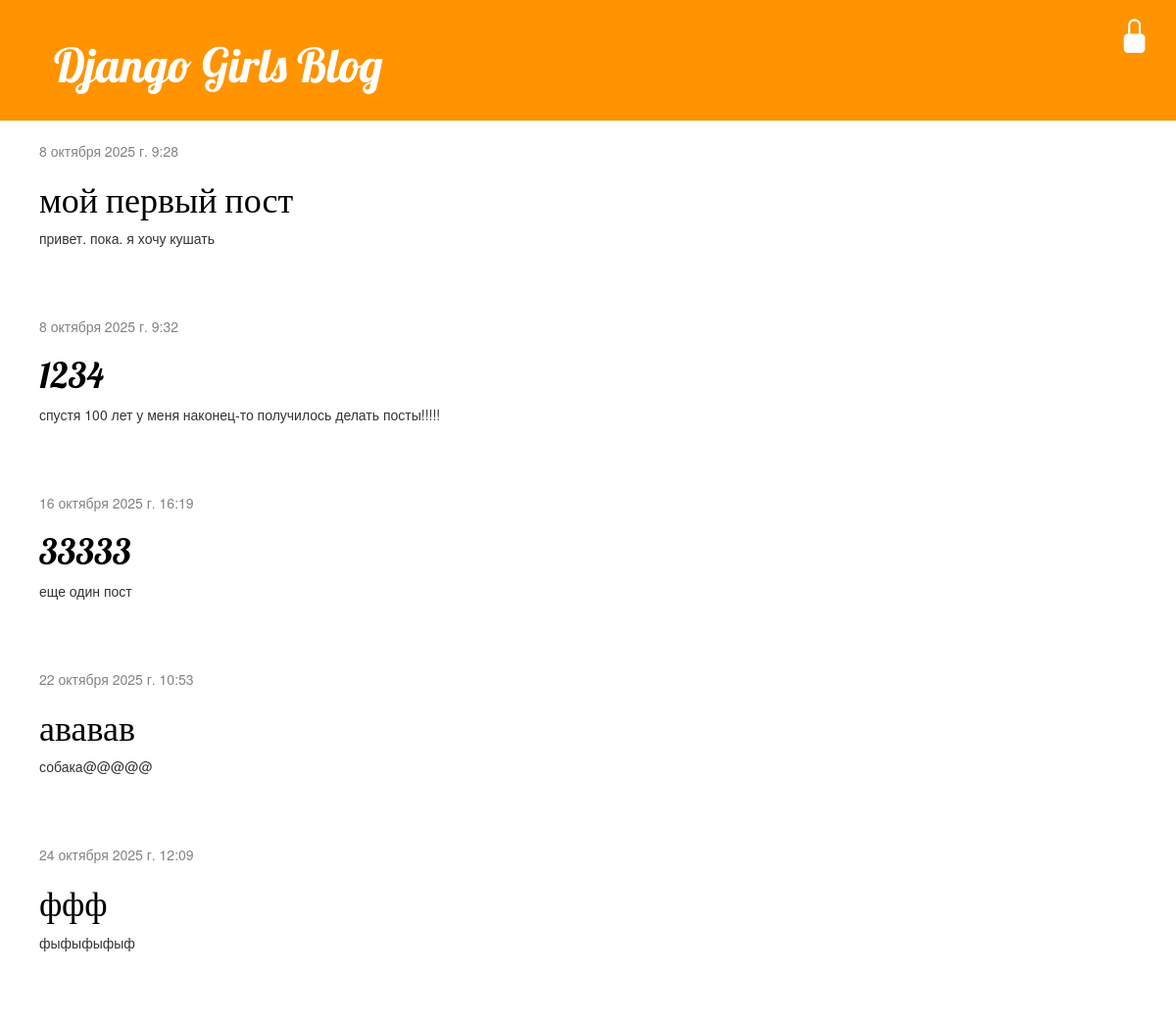
The page / on the database its author committed.
### blog/models.py (models this page shows, shortened)
class Post(models.Model):
    author = models.ForeignKey(settings.AUTH_USER_MODEL, on_delete=models.CASCADE)
    title = models.CharField(max_length=200)
    text = models.TextField()
    created_date = models.DateTimeField(default=timezone.now)
    published_date = models.DateTimeField(blank=True, null=True)

### blog/views.py (the view)
# urls.py: path('', views.post_list, name='post_list'),
def post_list(request):
    posts = Post.objects.filter(published_date__lte=timezone.now()).order_by('published_date')
    return render(request, 'blog/post_list.html', {'posts': posts})

### blog/templates/blog/post_list.html
{% extends 'blog/base.html' %}
{% block content %}
  {% for post in posts %}
   <div class="post">
      <div class="date">
          {{ post.published_date }}
      </div>
      <h1><a href="{% url 'post_detail' pk=post.pk %}">{{ post.title }}</a></h1>
      <p>{{ post.text|linebreaksbr }}</p>
  </div>
  {% endfor %}
{% endblock %}

### blog/static/css/blog.css (style rules this page uses)
h1, h2, h3, h4 { font-family: 'Lobster', cursive; }
.date { color: #828282; }
.post { margin-bottom: 70px; }
.post h1 a, .post h1 a:visited { color: #000000; }

### rows shown on the page
Post: published_date "8 октября 2025 г. 9:28", title "мой первый пост", text "привет. пока. я хочу кушать"
Post: published_date "8 октября 2025 г. 9:32", title "1234", text "спустя 100 лет у меня наконец-то получилось делать посты!!!!!"
Post: published_date "16 октября 2025 г. 16:19", title "33333", text "еще один пост"
Post: published_date "22 октября 2025 г. 10:53", title "ававав", text "собака@@@@@"
Post: published_date "24 октября 2025 г. 12:09", title "ффф", text "фыфыфыфыф"
